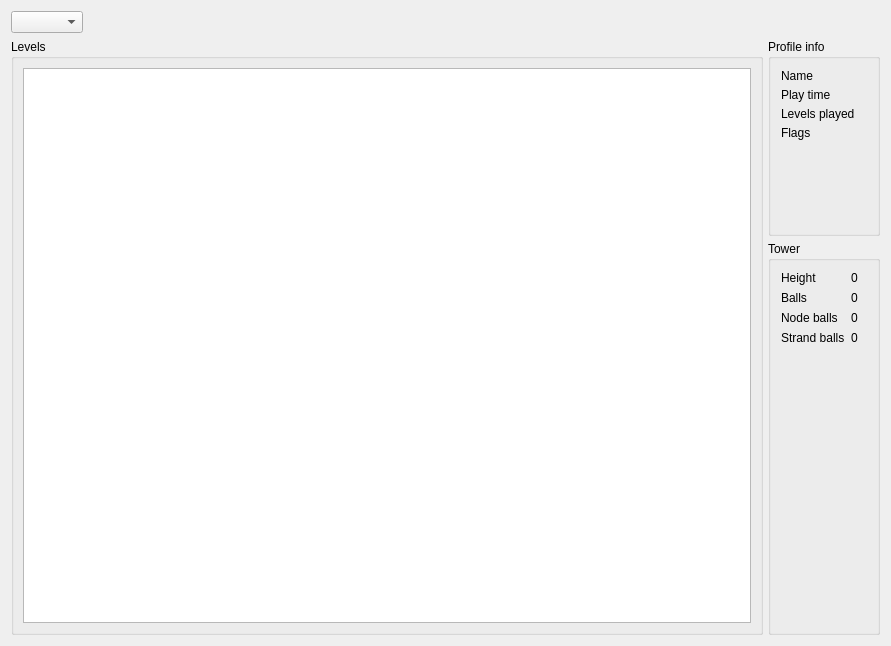
<?xml version="1.0" encoding="UTF-8"?>
<ui version="4.0">
 <class>ProfileTab</class>
 <widget class="QWidget" name="ProfileTab">
  <property name="geometry">
   <rect>
    <x>0</x>
    <y>0</y>
    <width>891</width>
    <height>646</height>
   </rect>
  </property>
  <property name="windowTitle">
   <string>Form</string>
  </property>
  <layout class="QVBoxLayout" name="verticalLayout_5">
   <item>
    <layout class="QHBoxLayout" name="horizontalLayout">
     <property name="spacing">
      <number>5</number>
     </property>
     <property name="leftMargin">
      <number>0</number>
     </property>
     <property name="topMargin">
      <number>0</number>
     </property>
     <item>
      <widget class="QComboBox" name="comboBoxProfiles">
       <property name="maximumSize">
        <size>
         <width>100</width>
         <height>16777215</height>
        </size>
       </property>
      </widget>
     </item>
     <item>
      <spacer name="horizontalSpacer_2">
       <property name="orientation">
        <enum>Qt::Horizontal</enum>
       </property>
       <property name="sizeHint" stdset="0">
        <size>
         <width>40</width>
         <height>20</height>
        </size>
       </property>
      </spacer>
     </item>
    </layout>
   </item>
   <item>
    <widget class="QStackedWidget" name="stackedWidgetProfiles">
     <property name="currentIndex">
      <number>1</number>
     </property>
     <widget class="QWidget" name="pageNoProfileFound">
      <layout class="QHBoxLayout" name="horizontalLayout_2">
       <property name="spacing">
        <number>5</number>
       </property>
       <property name="leftMargin">
        <number>0</number>
       </property>
       <property name="topMargin">
        <number>0</number>
       </property>
       <property name="rightMargin">
        <number>0</number>
       </property>
       <property name="bottomMargin">
        <number>0</number>
       </property>
       <item>
        <widget class="QLabel" name="labelNoProfileFound">
         <property name="font">
          <font>
           <pointsize>12</pointsize>
          </font>
         </property>
         <property name="text">
          <string>No profile found!</string>
         </property>
         <property name="alignment">
          <set>Qt::AlignCenter</set>
         </property>
        </widget>
       </item>
      </layout>
     </widget>
     <widget class="QWidget" name="pageProfileInfo">
      <layout class="QGridLayout" name="gridLayout_3" rowstretch="1,2" columnstretch="1,0,0">
       <property name="leftMargin">
        <number>0</number>
       </property>
       <property name="topMargin">
        <number>0</number>
       </property>
       <property name="rightMargin">
        <number>0</number>
       </property>
       <property name="bottomMargin">
        <number>0</number>
       </property>
       <property name="spacing">
        <number>5</number>
       </property>
       <item row="1" column="2">
        <widget class="QGroupBox" name="groupBoxTower">
         <property name="sizePolicy">
          <sizepolicy hsizetype="Preferred" vsizetype="Preferred">
           <horstretch>0</horstretch>
           <verstretch>0</verstretch>
          </sizepolicy>
         </property>
         <property name="title">
          <string>Tower</string>
         </property>
         <layout class="QGridLayout" name="gridLayout">
          <property name="leftMargin">
           <number>10</number>
          </property>
          <property name="topMargin">
           <number>10</number>
          </property>
          <property name="rightMargin">
           <number>10</number>
          </property>
          <property name="bottomMargin">
           <number>10</number>
          </property>
          <item row="1" column="0">
           <widget class="QWidget" name="widgetTower" native="true">
            <property name="sizePolicy">
             <sizepolicy hsizetype="Preferred" vsizetype="Preferred">
              <horstretch>0</horstretch>
              <verstretch>0</verstretch>
             </sizepolicy>
            </property>
            <layout class="QGridLayout" name="gridLayout_2">
             <property name="leftMargin">
              <number>0</number>
             </property>
             <property name="topMargin">
              <number>0</number>
             </property>
             <property name="rightMargin">
              <number>0</number>
             </property>
             <property name="bottomMargin">
              <number>0</number>
             </property>
             <item row="2" column="1">
              <widget class="QLabel" name="labelStrandBallsValue">
               <property name="text">
                <string notr="true">0</string>
               </property>
              </widget>
             </item>
             <item row="1" column="1">
              <widget class="QLabel" name="labelBallsValue">
               <property name="text">
                <string notr="true">0</string>
               </property>
              </widget>
             </item>
             <item row="4" column="0">
              <spacer name="verticalSpacer">
               <property name="orientation">
                <enum>Qt::Vertical</enum>
               </property>
               <property name="sizeHint" stdset="0">
                <size>
                 <width>20</width>
                 <height>40</height>
                </size>
               </property>
              </spacer>
             </item>
             <item row="1" column="0">
              <widget class="QLabel" name="labelBalls">
               <property name="text">
                <string>Balls</string>
               </property>
              </widget>
             </item>
             <item row="0" column="0">
              <widget class="QLabel" name="labelHeight">
               <property name="text">
                <string>Height</string>
               </property>
              </widget>
             </item>
             <item row="2" column="0">
              <widget class="QLabel" name="labelNodeBalls">
               <property name="text">
                <string>Node balls</string>
               </property>
              </widget>
             </item>
             <item row="0" column="1">
              <widget class="QLabel" name="labelHeightValue">
               <property name="text">
                <string notr="true">0</string>
               </property>
              </widget>
             </item>
             <item row="3" column="0">
              <widget class="QLabel" name="labelStrandBalls">
               <property name="text">
                <string>Strand balls</string>
               </property>
              </widget>
             </item>
             <item row="3" column="1">
              <widget class="QLabel" name="labelNodeBallsValue">
               <property name="text">
                <string notr="true">0</string>
               </property>
              </widget>
             </item>
            </layout>
           </widget>
          </item>
         </layout>
        </widget>
       </item>
       <item row="0" column="2">
        <widget class="QGroupBox" name="groupBoxProfile">
         <property name="title">
          <string>Profile info</string>
         </property>
         <layout class="QGridLayout" name="gridLayout_4" columnstretch="3,2">
          <property name="leftMargin">
           <number>10</number>
          </property>
          <property name="topMargin">
           <number>10</number>
          </property>
          <property name="rightMargin">
           <number>10</number>
          </property>
          <property name="bottomMargin">
           <number>0</number>
          </property>
          <property name="spacing">
           <number>5</number>
          </property>
          <item row="3" column="1">
           <widget class="QLabel" name="labelFlagsValue">
            <property name="text">
             <string notr="true"/>
            </property>
           </widget>
          </item>
          <item row="2" column="0">
           <widget class="QLabel" name="labelLevelsPlayed">
            <property name="text">
             <string>Levels played</string>
            </property>
           </widget>
          </item>
          <item row="1" column="0">
           <widget class="QLabel" name="labelPlayTime">
            <property name="text">
             <string>Play time</string>
            </property>
           </widget>
          </item>
          <item row="3" column="0">
           <widget class="QLabel" name="labelFlags">
            <property name="text">
             <string>Flags</string>
            </property>
           </widget>
          </item>
          <item row="0" column="0">
           <widget class="QLabel" name="labelProfileName">
            <property name="text">
             <string>Name</string>
            </property>
           </widget>
          </item>
          <item row="1" column="1">
           <widget class="QLabel" name="labelPlayTimeValue">
            <property name="text">
             <string notr="true"/>
            </property>
           </widget>
          </item>
          <item row="4" column="0" colspan="2">
           <spacer name="verticalSpacer_4">
            <property name="orientation">
             <enum>Qt::Vertical</enum>
            </property>
            <property name="sizeHint" stdset="0">
             <size>
              <width>20</width>
              <height>40</height>
             </size>
            </property>
           </spacer>
          </item>
          <item row="0" column="1">
           <widget class="QLabel" name="labelProfileNameValue">
            <property name="text">
             <string notr="true"/>
            </property>
           </widget>
          </item>
          <item row="2" column="1">
           <widget class="QLabel" name="labelLevelsPlayedValue">
            <property name="text">
             <string notr="true"/>
            </property>
           </widget>
          </item>
         </layout>
        </widget>
       </item>
       <item row="0" column="0" rowspan="2">
        <widget class="QGroupBox" name="groupBoxLevels">
         <property name="title">
          <string>Levels</string>
         </property>
         <layout class="QVBoxLayout" name="verticalLayout_3">
          <item>
           <widget class="QTableView" name="tableLevelsInfo">
            <property name="sortingEnabled">
             <bool>true</bool>
            </property>
            <attribute name="horizontalHeaderStretchLastSection">
             <bool>true</bool>
            </attribute>
           </widget>
          </item>
         </layout>
        </widget>
       </item>
      </layout>
     </widget>
    </widget>
   </item>
  </layout>
 </widget>
 <resources/>
 <connections/>
</ui>
